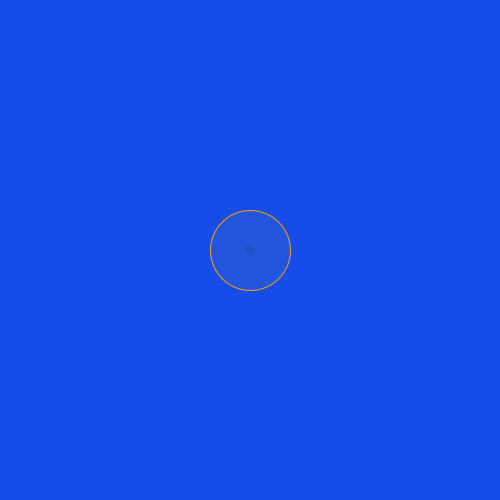
Frame 1 (no input)
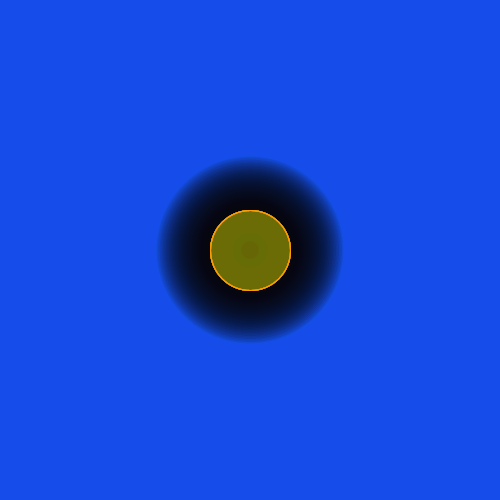
Frame 60 (the mouse pressed at the canvas centre just before this capture)
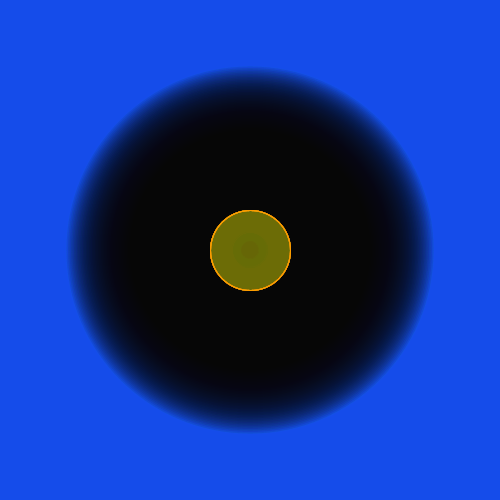
Frame 120 (the mouse held since frame 60 and released just before this capture)

The Processing sketch that drew these frames (run headless with seeded random() and noise(); from frame 60 on, the mouse is pressed at the canvas centre):

// Processing sketch: processing_70703
// ── processing_70703.pde

//Jarvis Law,Animation,Cp1 Mod 19-20
int a=3;
int b=40;
int x= 10;
int y=80;
int z=0;
void setup()
{
  size(500,500);
  stroke(255,255,255);
  noFill();
  background(21,76,234);
  
}
void draw()
{
  fill(0,0,0,20);
  stroke(6,128,160,20);
  ellipse(250,250,x,x);
  x=x+a;
  fill(244,233,0,15);
  stroke(255,158,0);
  ellipse(250,250,y,y);
  if (x>490)
  {
    background(21,76,234);
    x=-x;
  }
  if (x>469)
  {
    y=y+5;
  }
  if (y>429)
  {
    background(211,64,11);
    y=y-30;
    stroke(232,121,16);
    ellipse(250,250,b,b);
    b=b+10;
  }
  if (b<99)
  {
    stroke(232,16,178,255);
  }
}
